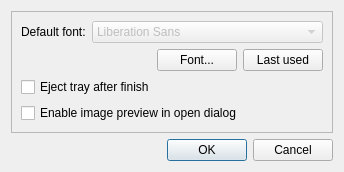
<?xml version="1.0" encoding="UTF-8"?>
<ui version="4.0">
 <class>QDialogSettings</class>
 <widget class="QDialog" name="QDialogSettings">
  <property name="windowModality">
   <enum>Qt::NonModal</enum>
  </property>
  <property name="geometry">
   <rect>
    <x>0</x>
    <y>0</y>
    <width>320</width>
    <height>170</height>
   </rect>
  </property>
  <property name="windowTitle">
   <string>Settings</string>
  </property>
  <property name="modal">
   <bool>false</bool>
  </property>
  <layout class="QVBoxLayout" name="verticalLayout_2">
   <item>
    <widget class="QFrame" name="frame">
     <property name="frameShape">
      <enum>QFrame::StyledPanel</enum>
     </property>
     <property name="frameShadow">
      <enum>QFrame::Raised</enum>
     </property>
     <layout class="QVBoxLayout" name="verticalLayout">
      <item>
       <layout class="QFormLayout" name="formLayout">
        <item row="0" column="0">
         <widget class="QLabel" name="label">
          <property name="text">
           <string>Default font:</string>
          </property>
         </widget>
        </item>
        <item row="0" column="1">
         <widget class="QFontComboBox" name="fontName">
          <property name="enabled">
           <bool>false</bool>
          </property>
          <property name="editable">
           <bool>false</bool>
          </property>
         </widget>
        </item>
       </layout>
      </item>
      <item>
       <layout class="QHBoxLayout" name="horizontalLayout">
        <item>
         <spacer name="horizontalSpacer">
          <property name="orientation">
           <enum>Qt::Horizontal</enum>
          </property>
          <property name="sizeHint" stdset="0">
           <size>
            <width>40</width>
            <height>20</height>
           </size>
          </property>
         </spacer>
        </item>
        <item>
         <widget class="QPushButton" name="btnFont">
          <property name="text">
           <string>Font...</string>
          </property>
         </widget>
        </item>
        <item>
         <widget class="QPushButton" name="btnLastUsedFont">
          <property name="text">
           <string>Last used</string>
          </property>
         </widget>
        </item>
       </layout>
      </item>
      <item>
       <widget class="QCheckBox" name="chkEject">
        <property name="text">
         <string>Eject tray after finish</string>
        </property>
       </widget>
      </item>
      <item>
       <widget class="QCheckBox" name="chkPreview">
        <property name="text">
         <string>Enable image preview in open dialog</string>
        </property>
       </widget>
      </item>
     </layout>
    </widget>
   </item>
   <item>
    <widget class="QDialogButtonBox" name="buttonBox">
     <property name="orientation">
      <enum>Qt::Horizontal</enum>
     </property>
     <property name="standardButtons">
      <set>QDialogButtonBox::Cancel|QDialogButtonBox::Ok</set>
     </property>
    </widget>
   </item>
  </layout>
 </widget>
 <resources/>
 <connections>
  <connection>
   <sender>buttonBox</sender>
   <signal>accepted()</signal>
   <receiver>QDialogSettings</receiver>
   <slot>accept()</slot>
   <hints>
    <hint type="sourcelabel">
     <x>248</x>
     <y>254</y>
    </hint>
    <hint type="destinationlabel">
     <x>157</x>
     <y>274</y>
    </hint>
   </hints>
  </connection>
  <connection>
   <sender>buttonBox</sender>
   <signal>rejected()</signal>
   <receiver>QDialogSettings</receiver>
   <slot>reject()</slot>
   <hints>
    <hint type="sourcelabel">
     <x>316</x>
     <y>260</y>
    </hint>
    <hint type="destinationlabel">
     <x>286</x>
     <y>274</y>
    </hint>
   </hints>
  </connection>
 </connections>
</ui>
